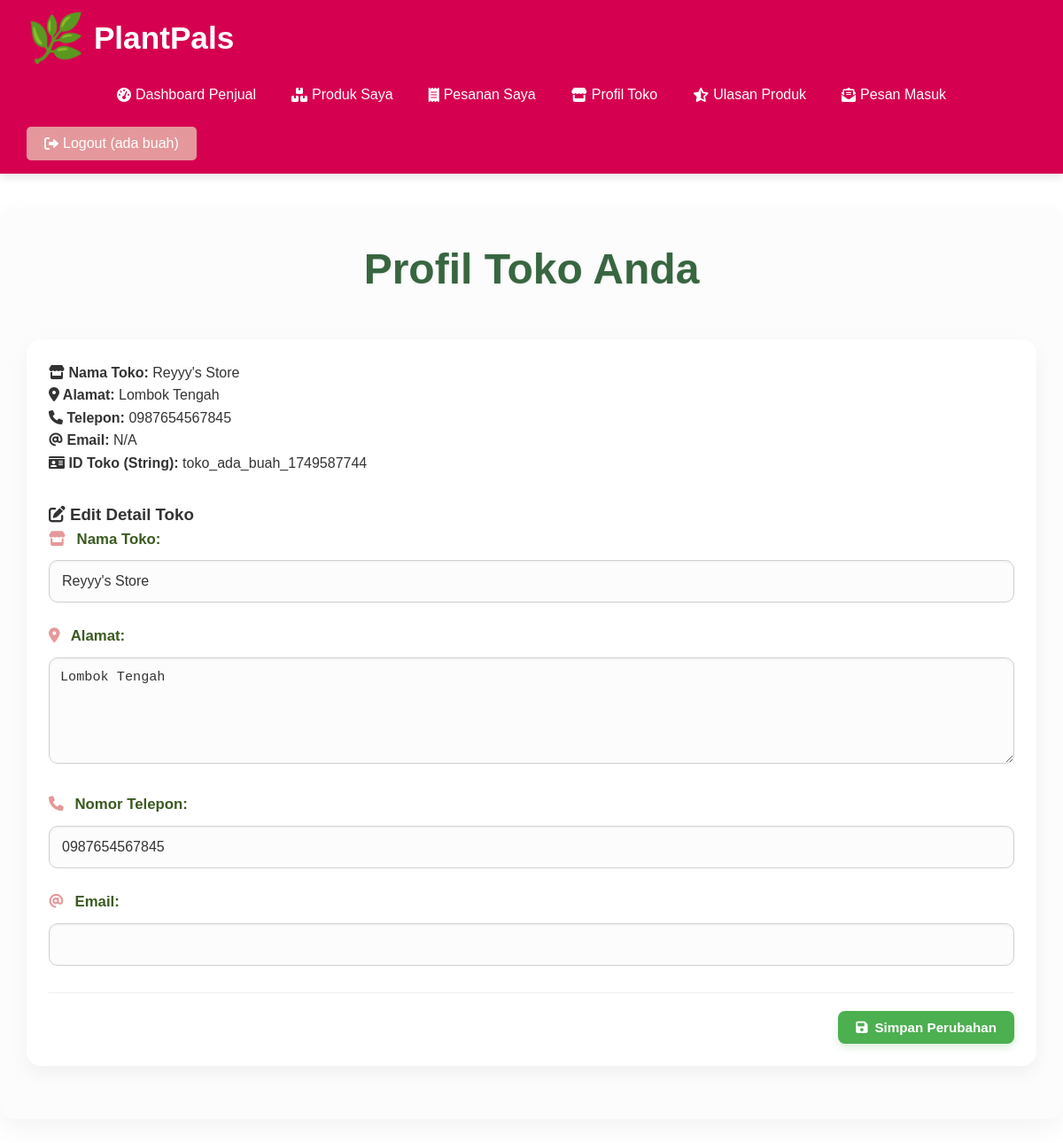
The app's page /seller/store_profile.php (signed in) with its own data.
### tables this page shows
CREATE TABLE `stores` (
  `id` int(11) NOT NULL,
  `store_id_string` varchar(50) NOT NULL,
  `name` varchar(255) NOT NULL,
  `address` text NOT NULL,
  `phone_number` varchar(20) DEFAULT NULL,
  `email` varchar(100) DEFAULT NULL,
  `seller_user_id` int(11) NOT NULL,
  `created_at` timestamp NOT NULL DEFAULT current_timestamp(),
  `updated_at` timestamp NOT NULL DEFAULT current_timestamp() ON UPDATE current_timestamp(),
  `followers_count` int(11) DEFAULT 0
);

### seller/store_profile.php (the view, shortened to what this page needs)
<?php
require_once ROOT_PATH . 'config.php';
$seller_id = $_SESSION['id'];
$store_details = null;
$stmt = mysqli_prepare($conn, "SELECT id, store_id_string, name, address, phone_number, email FROM stores WHERE seller_user_id = ?");
if ($stmt) {
    mysqli_stmt_bind_param($stmt, "i", $seller_id);
    mysqli_stmt_execute($stmt);
    $result = mysqli_stmt_get_result($stmt);
    $store_details = mysqli_fetch_assoc($result);
} else {
    $message = "Terjadi kesalahan sistem saat mengambil profil toko.";
    $message_type = "error";
    error_log("Error preparing store details fetch: " . mysqli_error($conn));
}
?>
<?php require_once ROOT_PATH . 'includes' . DIRECTORY_SEPARATOR . 'header.php'; ?>
    <h1>Profil Toko Anda</h1>
    <div class="store-profile-container card-panel">
        <?php if ($store_details): ?>
            <div class="profile-info-display">
                <p><strong><i class="fas fa-store"></i> Nama Toko:</strong> <?php echo htmlspecialchars($store_details['name']); ?></p>
                <p><strong><i class="fas fa-map-marker-alt"></i> Alamat:</strong> <?php echo htmlspecialchars($store_details['address'] ?? 'N/A'); ?></p>
                <p><strong><i class="fas fa-phone"></i> Telepon:</strong> <?php echo htmlspecialchars($store_details['phone_number'] ?? 'N/A'); ?></p>
                <p><strong><i class="fas fa-at"></i> Email:</strong> <?php echo htmlspecialchars($store_details['email'] ?? 'N/A'); ?></p>
                <p><strong><i class="fas fa-id-card"></i> ID Toko (String):</strong> <?php echo htmlspecialchars($store_details['store_id_string'] ?? 'N/A'); ?></p>
            </div>
            <h3 class="section-sub-title" style="text-align: left; margin-top: 30px;"><i class="fas fa-edit"></i> Edit Detail Toko</h3>
            <form action="store_profile.php" method="post" class="store-edit-form">
                <div class="form-group">
                    <label for="name"><i class="fas fa-store"></i> Nama Toko:</label>
                    <input type="text" id="name" name="name" value="<?php echo htmlspecialchars($store_details['name'] ?? ''); ?>" required>
                </div>
                <div class="form-group">
                    <label for="address"><i class="fas fa-map-marker-alt"></i> Alamat:</label>
                    <textarea id="address" name="address" rows="3"><?php echo htmlspecialchars($store_details['address'] ?? ''); ?></textarea>
                </div>
                <div class="form-group">
                    <label for="phone_number"><i class="fas fa-phone"></i> Nomor Telepon:</label>
                    <input type="text" id="phone_number" name="phone_number" value="<?php echo htmlspecialchars($store_details['phone_number'] ?? ''); ?>">
                </div>
                <div class="form-group">
                    <label for="email"><i class="fas fa-at"></i> Email:</label>
                    <input type="email" id="email" name="email" value="<?php echo htmlspecialchars($store_details['email'] ?? ''); ?>">
                </div>
                <div class="form-action-btns">
                    <button type="submit" class="submit-btn"><i class="fas fa-save"></i> Simpan Perubahan</button>
                </div>
            </form>
        <?php else: ?>
            <p class="no-results">Tidak dapat memuat profil toko Anda. Pastikan akun Anda terhubung dengan toko.</p>
        <?php endif; ?>
    </div>
<?php require_once ROOT_PATH . 'includes' . DIRECTORY_SEPARATOR . 'footer.php'; ?>

### CSS/main_styles.css (style rules this page uses)
* { box-sizing: border-box; margin: 0; padding: 0; }
body { font-family: 'Poppins', sans-serif; line-height: 1.6; background: linear-gradient(to right, #FFFF); color: #333; min-height: 100vh; display: flex; flex-direction: column; }
h1, h2, h3, h4, h5, h6, .section-heading, .section-sub-title { font-family: 'Montserrat', sans-serif; }
.card-panel { background: #fff; padding: 30px; border-radius: 12px; box-shadow: 0 5px 15px rgba(0,0,0,0.1); }

### CSS/admin_seller_styles.css (style rules this page uses)
.main-content h1 { font-size: 3rem; margin-bottom: 40px; text-align: center; color: #386641; font-weight: 700; text-shadow: 1px 1px 3px rgba(0,0,0,0.05); }
.card-panel { background: #ffffff; border-radius: 16px; box-shadow: 0 8px 20px rgba(0,0,0,0.05); padding: 30px; margin-bottom: 40px; }
.form-group { margin-bottom: 25px; }
.form-group label { display: block; margin-bottom: 10px; font-weight: 600; color: #3a5a20; font-size: 1.05rem; }
.form-group label i { margin-right: 8px; color: #E5989B; }
.form-group input[type="text"], .form-group input[type="email"], .form-group input[type="password"], .form-group input[type="number"], .form-group textarea, .form-group select { width: 100%; padding: 14px; border: 1px solid #d0d0d0; border-radius: 10px; font-size: 1rem; color: #333; background-color: #fcfcfc; transition: border-color 0.3s ease, box-shadow 0.2s ease; box-shadow: inset 0 1px 3px rgba(0,0,0,0.05); }
.form-group textarea { min-height: 120px; resize: vertical; }
.form-action-btns { text-align: right; padding-top: 20px; border-top: 1px solid #eef0f2; margin-top: 30px; }
.form-action-btns button, .form-action-btns a.btn-link { padding: 12px 25px; border: none; border-radius: 8px; font-weight: 600; font-size: 1rem; cursor: pointer; transition: background-color 0.3s ease, transform 0.2s ease, box-shadow 0.2s ease; display: inline-flex; align-items: center; gap: 8px; margin-left: 15px; }
.form-action-btns .submit-btn { background-color: #4CAF50; color: white; box-shadow: 0 4px 10px rgba(76, 175, 80, 0.2); }
@media (max-width: 1200px) { h1 { font-size: 2.5rem; margin-bottom: 30px; } }
@media (max-width: 1200px) { .card-panel { padding: 25px; margin-bottom: 30px; } }
@media (max-width: 1200px) { .form-group input, .form-group textarea, .form-group select { padding: 12px; font-size: 0.95rem; } }
@media (max-width: 1200px) { .form-action-btns button, .form-action-btns a.btn-link { padding: 10px 20px; font-size: 0.95rem; } }

### records on screen
stores: name "Reyyy's Store", address "Lombok Tengah", phone_number "0987654567845", email "N/A", store_id_string "toko_ada_buah_1749587744"

### other values on screen
$current_username "ada buah"
